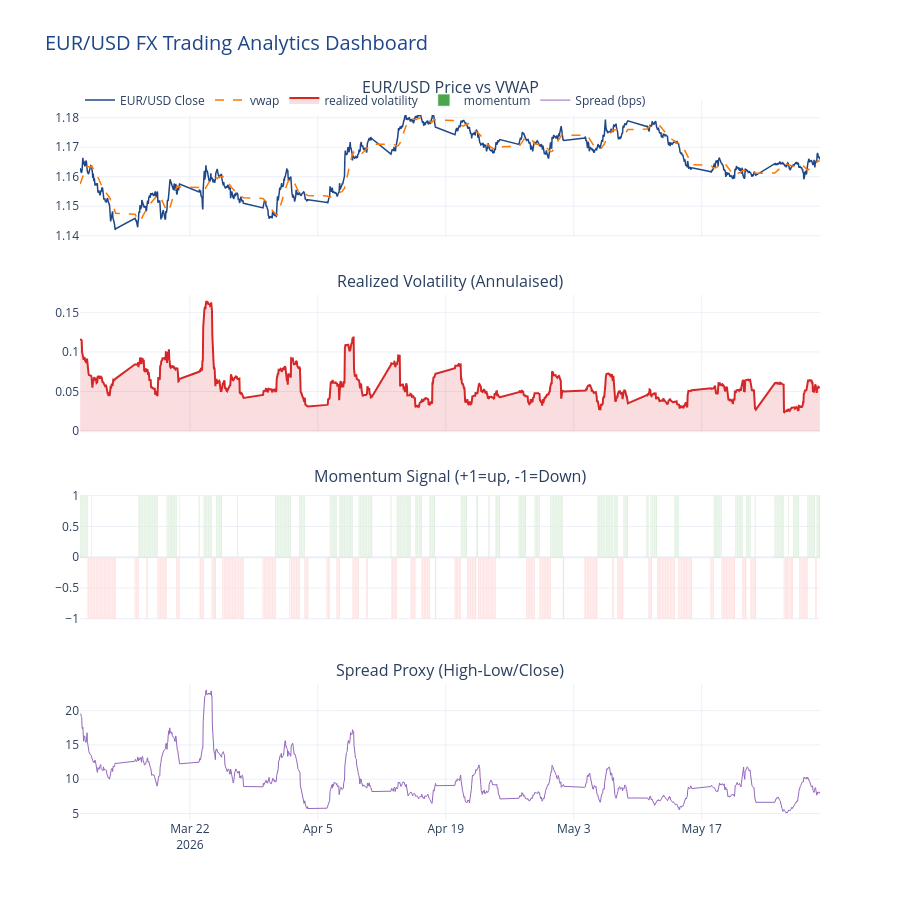

This figure's notebook cell:
### Code cell
create_dashboard(df)

### Figure 1 — Plotly figure (JSON) as saved in the notebook; plotly's stock layout.template omitted (floating-point values rounded to 4 significant figures; data arrays with more than 128 entries replaced by an {"elided": "..."} marker saying what was removed)
{"data": [{"line": {"color": "#1f4788", "width": 1.5}, "name": "EUR/USD Close", "type": "scatter", "x": {"elided": "1394 str values"}, "xaxis": "x", "y": {"elided": "1394 float values"}, "yaxis": "y"}, {"line": {"color": "#ff7700", "dash": "dash", "width": 1.5}, "name": "vwap", "type": "scatter", "x": {"elided": "1394 str values"}, "xaxis": "x", "y": {"elided": "1394 float values"}, "yaxis": "y"}, {"fill": "tozeroy", "fillcolor": "rgba(214,29,40,0.15)", "line": {"color": "#d62728"}, "name": "realized volatility", "type": "scatter", "x": {"elided": "1394 str values"}, "xaxis": "x2", "y": {"elided": "1394 float values"}, "yaxis": "y2"}, {"marker": {"color": {"elided": "1394 str values"}}, "name": "momentum", "opacity": 0.7, "type": "bar", "x": {"elided": "1394 str values"}, "xaxis": "x3", "y": {"elided": "1394 int values"}, "yaxis": "y3"}, {"line": {"color": "#9467bd", "width": 1}, "name": "Spread (bps)", "type": "scatter", "x": {"elided": "1394 str values"}, "xaxis": "x4", "y": {"elided": "1394 float values"}, "yaxis": "y4"}], "layout": {"annotations": [{"font": {"size": 16}, "showarrow": false, "text": "EUR/USD Price vs VWAP", "x": 0.5, "xanchor": "center", "xref": "paper", "y": 1, "yanchor": "bottom", "yref": "paper"}, {"font": {"size": 16}, "showarrow": false, "text": "Realized Volatility (Annulaised)", "x": 0.5, "xanchor": "center", "xref": "paper", "y": 0.73, "yanchor": "bottom", "yref": "paper"}, {"font": {"size": 16}, "showarrow": false, "text": "Momentum Signal (+1=up, -1=Down)", "x": 0.5, "xanchor": "center", "xref": "paper", "y": 0.46, "yanchor": "bottom", "yref": "paper"}, {"font": {"size": 16}, "showarrow": false, "text": "Spread Proxy (High-Low/Close)", "x": 0.5, "xanchor": "center", "xref": "paper", "y": 0.19, "yanchor": "bottom", "yref": "paper"}], "height": 900, "hovermode": "x unified", "legend": {"orientation": "h", "y": 1.02}, "title": {"font": {"color": "#1f4788", "size": 20}, "text": "EUR/USD FX Trading Analytics Dashboard"}, "xaxis": {"anchor": "y", "domain": [0, 1], "matches": "x4", "showticklabels": false}, "xaxis2": {"anchor": "y2", "domain": [0, 1], "matches": "x4", "showticklabels": false}, "xaxis3": {"anchor": "y3", "domain": [0, 1], "matches": "x4", "showticklabels": false}, "xaxis4": {"anchor": "y4", "domain": [0, 1]}, "yaxis": {"anchor": "x", "domain": [0.81, 1]}, "yaxis2": {"anchor": "x2", "domain": [0.54, 0.73]}, "yaxis3": {"anchor": "x3", "domain": [0.27, 0.46]}, "yaxis4": {"anchor": "x4", "domain": [0, 0.19]}}}
